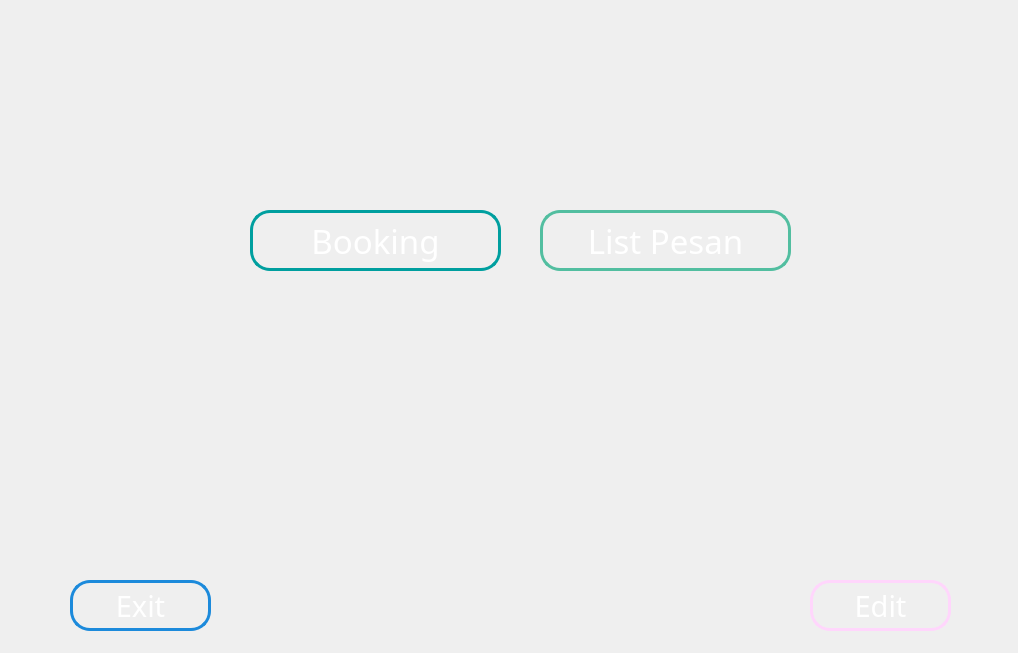
<?xml version="1.0" encoding="UTF-8"?>
<ui version="4.0">
 <class>Beranda</class>
 <widget class="QMainWindow" name="Beranda">
  <property name="geometry">
   <rect>
    <x>0</x>
    <y>0</y>
    <width>1018</width>
    <height>653</height>
   </rect>
  </property>
  <property name="windowTitle">
   <string>Beranda</string>
  </property>
  <property name="styleSheet">
   <string notr="true"/>
  </property>
  <widget class="QWidget" name="centralwidget">
   <widget class="QLabel" name="label">
    <property name="geometry">
     <rect>
      <x>200</x>
      <y>140</y>
      <width>91</width>
      <height>91</height>
     </rect>
    </property>
    <property name="styleSheet">
     <string notr="true">image: url(:/LAPBAS/calendar.png);
background-color: rgb(0,0,0,0);</string>
    </property>
    <property name="text">
     <string/>
    </property>
   </widget>
   <widget class="QToolButton" name="toolButton">
    <property name="geometry">
     <rect>
      <x>250</x>
      <y>210</y>
      <width>251</width>
      <height>61</height>
     </rect>
    </property>
    <property name="font">
     <font>
      <family>Brush Script MT</family>
      <pointsize>25</pointsize>
      <weight>50</weight>
      <bold>false</bold>
     </font>
    </property>
    <property name="cursor">
     <cursorShape>PointingHandCursor</cursorShape>
    </property>
    <property name="styleSheet">
     <string notr="true">QToolButton{
color: rgb(255, 255, 255);
background-color: rgb(0,0,0,0);
border : 3px solid rgb(0, 159, 159);
border-radius : 20px
}




QToolButton:hover{
color: rgb(0, 0, 0);
background-color:  rgb(0, 227, 227);
border : 3px solid rgb(0, 227, 227);
border-radius : 20px
}
</string>
    </property>
    <property name="text">
     <string>Booking</string>
    </property>
   </widget>
   <widget class="QLabel" name="label_2">
    <property name="geometry">
     <rect>
      <x>740</x>
      <y>130</y>
      <width>131</width>
      <height>131</height>
     </rect>
    </property>
    <property name="styleSheet">
     <string notr="true">
background-color: rgb(0,0,0,0);</string>
    </property>
    <property name="text">
     <string/>
    </property>
    <property name="pixmap">
     <pixmap resource="../Images/image.qrc">:/LAPBAS/icons8-list-100.png</pixmap>
    </property>
    <property name="scaledContents">
     <bool>true</bool>
    </property>
   </widget>
   <widget class="QToolButton" name="toolButton_2">
    <property name="geometry">
     <rect>
      <x>540</x>
      <y>210</y>
      <width>251</width>
      <height>61</height>
     </rect>
    </property>
    <property name="font">
     <font>
      <family>Brush Script MT</family>
      <pointsize>25</pointsize>
      <weight>50</weight>
      <bold>false</bold>
     </font>
    </property>
    <property name="cursor">
     <cursorShape>PointingHandCursor</cursorShape>
    </property>
    <property name="styleSheet">
     <string notr="true">QToolButton{color: rgb(255, 255, 255);
background-color: rgb(0,0,0,0);
border : 3px solid  rgb(82, 190, 160);
border-radius : 20px}






QToolButton:hover{
color:rgb(0, 0, 0);
background-color:rgb(104, 240, 201);
border : 3px solid rgb(104, 240, 201);
border-radius : 20px

}
</string>
    </property>
    <property name="text">
     <string>List Pesan</string>
    </property>
   </widget>
   <widget class="QLabel" name="label_4">
    <property name="geometry">
     <rect>
      <x>30</x>
      <y>570</y>
      <width>71</width>
      <height>71</height>
     </rect>
    </property>
    <property name="font">
     <font>
      <pointsize>22</pointsize>
     </font>
    </property>
    <property name="styleSheet">
     <string notr="true">background-color: rgb(0, 0, 0,0);</string>
    </property>
    <property name="text">
     <string/>
    </property>
    <property name="pixmap">
     <pixmap resource="../Images/image.qrc">:/LAPBAS/logging-out-2355227_960_720.webp</pixmap>
    </property>
    <property name="scaledContents">
     <bool>true</bool>
    </property>
   </widget>
   <widget class="QToolButton" name="toolButton_4">
    <property name="geometry">
     <rect>
      <x>70</x>
      <y>580</y>
      <width>141</width>
      <height>51</height>
     </rect>
    </property>
    <property name="font">
     <font>
      <family>Brush Script MT</family>
      <pointsize>22</pointsize>
      <weight>50</weight>
      <bold>false</bold>
     </font>
    </property>
    <property name="cursor">
     <cursorShape>PointingHandCursor</cursorShape>
    </property>
    <property name="styleSheet">
     <string notr="true">

QToolButton{color: rgb(255, 255, 255);
background-color: rgb(0,0,0,0);
border : 3px solid rgb(28, 138, 219);
border-radius : 20px
}


QToolButton:hover{
color: rgb(0,0,0);
background-color:rgb(23, 112, 176);
border : 3px solid rgb(23, 112, 176);
border-radius : 20px
}
</string>
    </property>
    <property name="text">
     <string>Exit</string>
    </property>
   </widget>
   <widget class="QLabel" name="label_5">
    <property name="geometry">
     <rect>
      <x>-10</x>
      <y>-20</y>
      <width>1051</width>
      <height>681</height>
     </rect>
    </property>
    <property name="text">
     <string/>
    </property>
    <property name="pixmap">
     <pixmap>../Images/Homepage.jpg</pixmap>
    </property>
    <property name="scaledContents">
     <bool>true</bool>
    </property>
   </widget>
   <widget class="QToolButton" name="toolButton_5">
    <property name="geometry">
     <rect>
      <x>810</x>
      <y>580</y>
      <width>141</width>
      <height>51</height>
     </rect>
    </property>
    <property name="font">
     <font>
      <family>Brush Script MT</family>
      <pointsize>22</pointsize>
      <weight>50</weight>
      <bold>false</bold>
     </font>
    </property>
    <property name="cursor">
     <cursorShape>PointingHandCursor</cursorShape>
    </property>
    <property name="styleSheet">
     <string notr="true">

QToolButton{color: rgb(255, 255, 255);
background-color: rgb(0,0,0,0);
border : 3px solid rgb(255, 214, 252);
border-radius : 20px
}


QToolButton:hover{
color: rgb(0,0,0);
background-color:rgb(199, 83, 255);
border : 3px solid rgb(199, 83, 255);
border-radius : 20px
}
</string>
    </property>
    <property name="text">
     <string>Edit</string>
    </property>
   </widget>
   <widget class="QLabel" name="label_6">
    <property name="geometry">
     <rect>
      <x>920</x>
      <y>570</y>
      <width>71</width>
      <height>71</height>
     </rect>
    </property>
    <property name="font">
     <font>
      <pointsize>22</pointsize>
     </font>
    </property>
    <property name="styleSheet">
     <string notr="true">background-color: rgb(0, 0, 0,0);</string>
    </property>
    <property name="text">
     <string/>
    </property>
    <property name="pixmap">
     <pixmap>../Images/pencil.png</pixmap>
    </property>
    <property name="scaledContents">
     <bool>true</bool>
    </property>
   </widget>
   <zorder>label_5</zorder>
   <zorder>toolButton_4</zorder>
   <zorder>label_4</zorder>
   <zorder>toolButton_2</zorder>
   <zorder>toolButton</zorder>
   <zorder>label</zorder>
   <zorder>label_2</zorder>
   <zorder>toolButton_5</zorder>
   <zorder>label_6</zorder>
  </widget>
 </widget>
 <resources>
  <include location="../Images/image.qrc"/>
 </resources>
 <connections/>
</ui>
